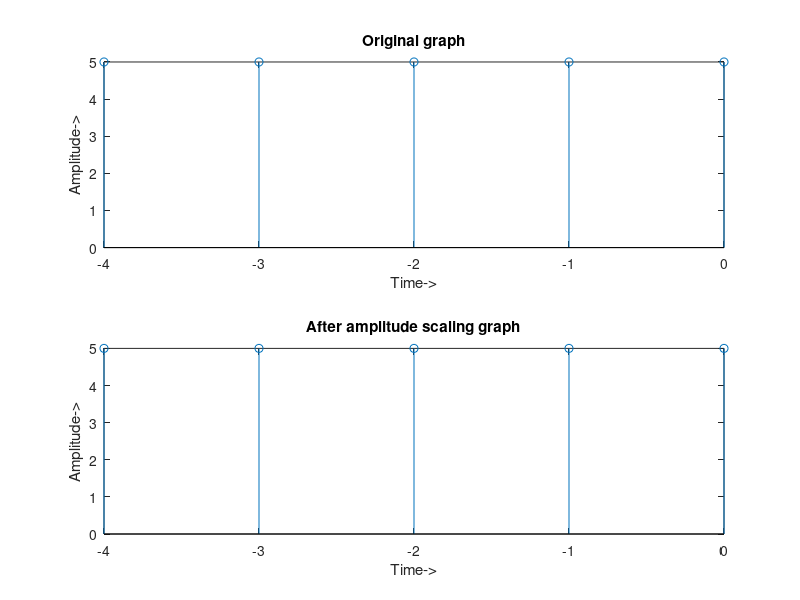

This chart was generated by the following MATLAB code:
clear all;
close all;
clc;
n=input('Enter the number of element: ');
for i=1:1:n
y(i)=input('Number: ');
end
fprintf('Please enter the input from 1 to %d for zero index\n',n);
m=input('Enter the zero index: ');
if m>n
    fprintf('Program is terminated\n');
end
p=1-m;
for i=1:1:n
x(i)=p;
p=p+1;
end
subplot(2,1,1);
stem(x,y);
xlabel('Time->');
ylabel('Amplitude->');
    title('Original graph');
fprintf('Enter 1 for multiple amplitude scalling\nEnter 2 for divide amplitude scalling\n');
w=input('Enter your choice :');
if w==1
v=input('Enter the value that are multiple amplitude scalling: ');
for i=1:1:n
    y(i)=v*y(i);
end
end
if w==2
   v=input('Enter the value that are divide amplitude scalling: ');
for i=1:1:n
    y(i)=y(i)/v;
end 
end
subplot(2,1,2);
stem(x,y);
xlabel('Time->');
ylabel('Amplitude->');
title('After amplitude scaling graph');
